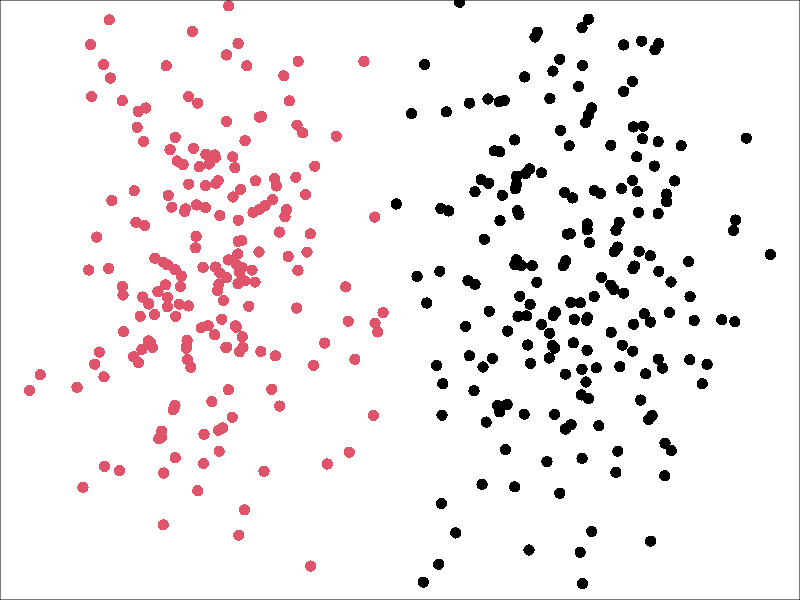

R code for this plot:
# this code is for the simulation of trying CCD codes

# library
library(MASS)
library(cluster)
library(e1071)

# the main code
set.seed(1)
n <- 200
c1.mu <- c(0,0)
c2.mu <- c(5,0)
sigma <- diag(2)
datax <- mvrnorm(n,c1.mu,sigma)
datay <- mvrnorm(n,c2.mu,sigma)
dataf <- rbind(datax,datay)
ddataf <- as.matrix(dist(dataf))
ddataf <- ddataf <- as.matrix(dist(dataf))

# Fuzzy C means clustering
k <- 2
result <- cmeans(dataf,k)
# result <- cmeans.cluster(clus.fuzzy$centers, dataf)

# print the clusters, use 1200 500
par(mar=c(0,0,0,0))
plot(dataf,xlab="",ylim=c(-2.3,1.75),ylab="",pch=16,cex=1.5,axes=FALSE, col = result$cluster)
box()
